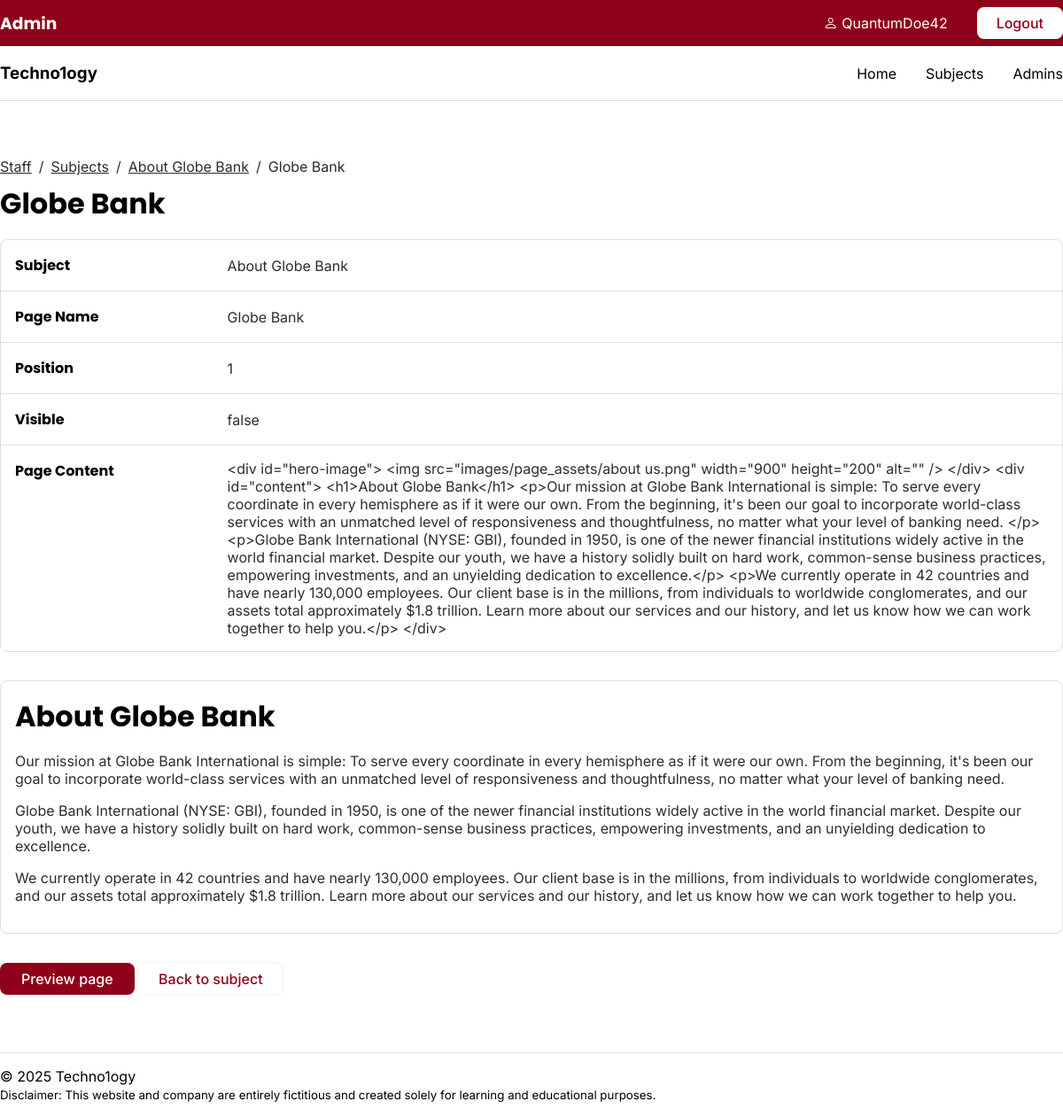
Page /staff/pages/show.php (signed in) on the earlier database version.
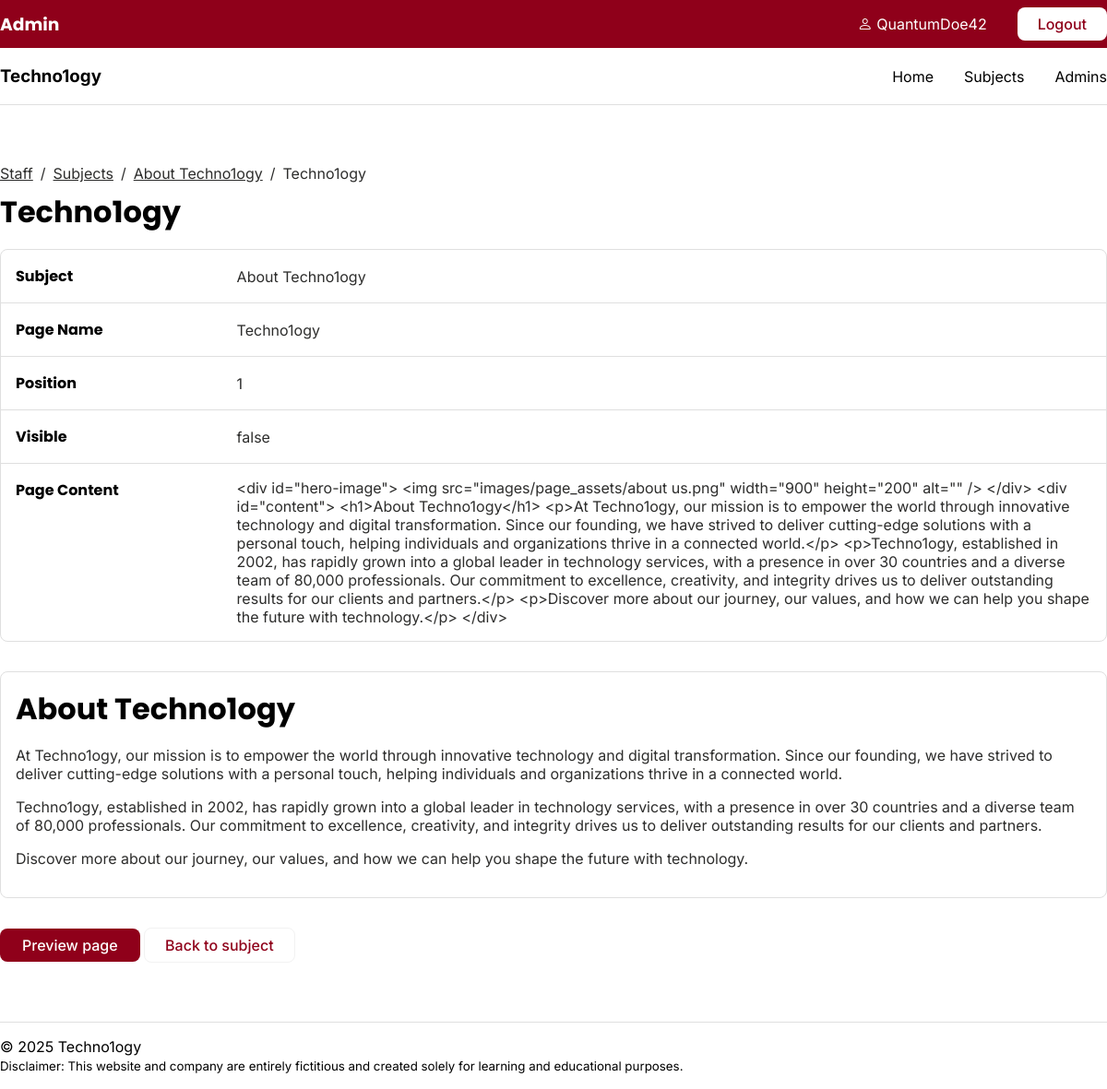
Same page on the later database version.
### tables this page shows
CREATE TABLE `subjects` (
  `id` int(11) NOT NULL,
  `menu_name` varchar(255) DEFAULT NULL,
  `position` int(3) DEFAULT NULL,
  `visible` tinyint(1) DEFAULT NULL
);

CREATE TABLE `pages` (
  `id` int(11) NOT NULL,
  `subject_id` int(11) DEFAULT NULL,
  `menu_name` varchar(255) DEFAULT NULL,
  `position` int(3) DEFAULT NULL,
  `visible` tinyint(1) DEFAULT NULL,
  `content` text DEFAULT NULL
);

### private/functions.php (called while the page is built, shortened)
<?php
function url_for($script_path) {
    return WWW_ROOT . $script_path;
}
function u($string="") {
    return urlencode($string);
}
function h($string="") {
    return htmlspecialchars($string);
}
?>

### private/query_functions.php (called while the page is built, shortened)
<?php
function find_subject_by_id($id) {
    global $db;
    $sql = "SELECT * FROM subjects ";
    $sql .= "WHERE id='" . db_escape($db, $id) . "'";
    $result = mysqli_query($db, $sql);
    $subject = mysqli_fetch_assoc($result);
    return $subject;
}
function find_page_by_id($id, $options=[]) {
    global $db;
    $visible = $options['visible'] ?? false;
    $sql = "SELECT * FROM pages ";
    $sql .= "WHERE id='" . db_escape($db, $id) . "' ";
    $result = mysqli_query($db, $sql);
    $page = mysqli_fetch_assoc($result);
    return $page;
}
?>

### private/database.php (called while the page is built, shortened)
<?php
function db_escape($connection, $string) {
    return mysqli_real_escape_string($connection, $string);
}
?>

### public/staff/pages/show.php (the view, shortened to what this page needs)
<?php
include(SHARED_PATH . '/staff_navigation.php');
$id = isset($_GET['id']) ? $_GET['id']: '1';
$page = find_page_by_id($id);
$subject = find_subject_by_id($page['subject_id']);
?>
<div class="section_show">
    <div class="bread_crumb">
        <a href="<?php echo url_for('/staff/index.php')?>">Staff</a>
        <p>/</p>
        <a href="<?php echo url_for(script_path: '/staff/subjects/index.php')?>">Subjects</a>
        <p>/</p>
        <a href="<?php echo url_for(script_path: '/staff/subjects/show.php?id=' . h(u($id)))?>"><?php echo h($subject['menu_name']);?></a>
        <p>/</p>
        <p><?php echo h($page['menu_name']);?></p>
    </div>
    <h1><?php echo h($page['menu_name']); ?></h1>
    <table class="list section_attributes">
        <tr>
            <th style="width: 20%">Subject</th>
            <td style="width: 80%"><?php echo h($subject['menu_name']);?></td>
        </tr>
        <tr>
            <th>Page Name</th>
            <td><?php echo h($page['menu_name']);?></td>
        </tr>
        <tr>
            <th>Position</th>
            <td><?php echo h($page['position']);?></td>
        </tr>
        <tr>
            <th>Visible</th>
            <td><?php echo h($page['visible'] == '1' ? 'true' : 'false');?></td>
        </tr>
        <tr>
            <th>Page Content</th>
            <td><?php echo h($page['content']);?></td>
        </tr>
    </table>
    <div class="preview_box" id="content">
        <?php
        $allowed_tags = '<h1><h2><p><br><strong><em><ul><li><a>';
        echo strip_tags($page['content'], $allowed_tags);
        ?>
    </div>
    <div id="section_button">
        <a class="button_primary" href="<?php echo url_for('/index.php?id=' . h(u($page['id'])) . '&preview=true'); ?>" target="_blank">Preview page</a>
        <a href="<?php echo url_for('/staff/subjects/show.php?id=' . h(u($subject['id'])));?>" class="button_secondary">Back to subject</a>
    </div>
</div>
<?php include(SHARED_PATH . '/staff_footer.php'); ?>

Differences in the rows shown:
changed subjects: menu_name "About Globe Bank" → "About Techno1ogy"
changed pages "false": menu_name "Globe Bank" → "Techno1ogy"; content "…</div> <div id=\"content\"> <h1>About Globe Bank</h1> <p>Our mission at Globe Bank International is simple: To serve every coordinate in every hemisphere as if it were our own. From the beginning, it's been our goal to incorporate world-class services with an unmatched level of responsiveness and thoughtfulness, no matter what your level of banking need. </p> <p>Globe Bank International (NYSE: GBI), founded in 1950, is one of the newer financial institutions widely active in the world financial market. Despite our youth, we have a history solidly built on hard work, common-sense business practices, empowering investments, and an unyielding dedication to excellence.</p> <p>We currently…" → "…</div> <div id=\"content\"> <h1>About Techno1ogy</h1> <p>At Techno1ogy, our mission is to empower the world through innovative technology and digital transformation. Since our founding, we have strived to deliver cutting-edge solutions with a personal touch, helping individuals and organizations thrive in a connected world.</p> <p>Techno1ogy, established in 2002, has rapidly grown into a global leader in technology services, with a presence in over 30 countries and a diverse team of 80,000 professionals. Our commitment to excellence, creativity, and integrity drives us to deliver outstanding results for our clients and partners.</p> <p>Discover more about our journey, our values, and how we…"; content "About Globe Bank Our mission at Globe Bank International is simple: To serve every coordinate in every hemisphere as if it were our own. From the beginning, it's been our goal to incorporate world-class services with an unmatched level of responsiveness and thoughtfulness, no matter what your level of banking need. Globe Bank International (NYSE: GBI), founded in 1950, is one of the newer financial institutions widely active in the world financial market. Despite our youth, we have a history solidly built on hard work, common-sense business practices, empowering investments, and an unyielding dedication to excellence. We currently operate in 42 countries and have nearly 130,000 employees.…" → "About Techno1ogy At Techno1ogy, our mission is to empower the world through innovative technology and digital transformation. Since our founding, we have strived to deliver cutting-edge solutions with a personal touch, helping individuals and organizations thrive in a connected world. Techno1ogy, established in 2002, has rapidly grown into a global leader in technology services, with a presence in over 30 countries and a diverse team of 80,000 professionals. Our commitment to excellence, creativity, and integrity drives us to deliver outstanding results for our clients and partners. Discover more about our journey, our values, and how we can help you shape the future with technology."
